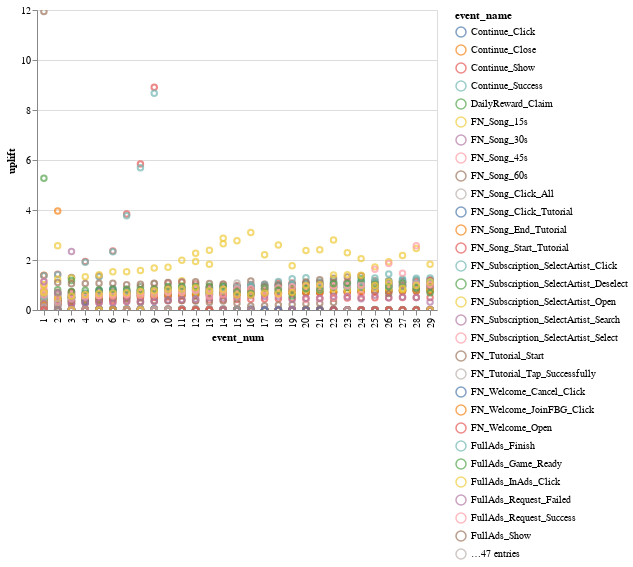

Notebook source saved alongside this figure:
### Markdown cell above
Of course, the **more engagement** of our game (the higher frequency of event in the 1st week) shows a **higher subscription chance**.

Event names that highly positively affect subscription probability to name are: 
*VideoAds_Show_NotReady, Video_Ads_Request_Failed, IAP_Click, IAP_Close, IAP_offer...*

### Code cell
chart3

### Figure 1 — Vega-Lite specification as saved in the notebook (floating-point values rounded to 4 significant figures; data arrays with more than 128 entries replaced by an {"elided": "..."} marker saying what was removed)
{"$schema": "https://vega.github.io/schema/vega-lite/v3.4.0.json", "config": {"mark": {"tooltip": null}, "view": {"height": 300, "width": 400}}, "data": {"name": "data-4d1e08c98df4bd8ea546f65cb36c0a99"}, "datasets": {"data-4d1e08c98df4bd8ea546f65cb36c0a99": {"elided": "1655 records"}}, "encoding": {"color": {"field": "event_name", "type": "nominal"}, "tooltip": [{"field": "event_name", "type": "nominal"}, {"field": "uplift", "type": "quantitative"}, {"field": "event_num", "type": "quantitative"}], "x": {"field": "event_num", "type": "ordinal"}, "y": {"field": "uplift", "type": "quantitative"}}, "mark": "point", "selection": {"selector003": {"bind": "scales", "encodings": ["x", "y"], "type": "interval"}}}
